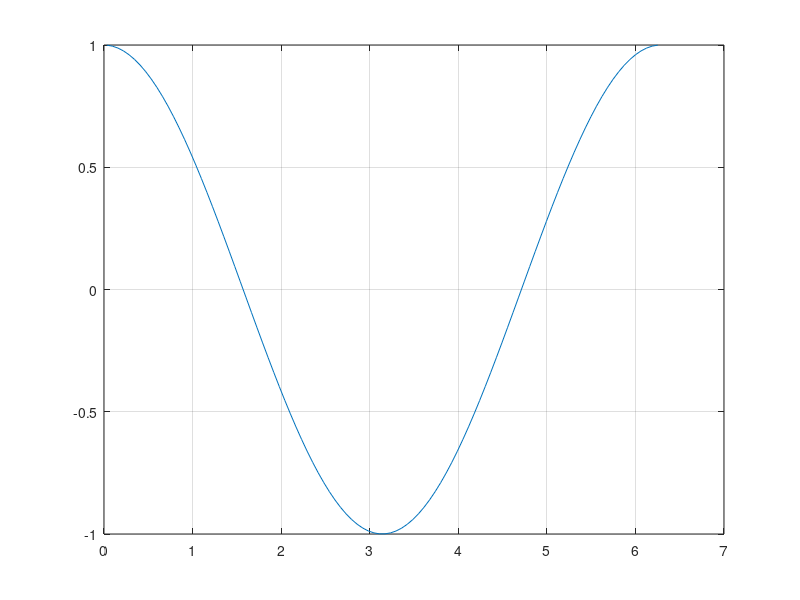

MATLAB code to generate this figure: (Note: this script raises an error after producing the figure.)
n=101;
x=linspace(0,2*pi,n);
y=sin(x);
y_prime= diff(y)./diff(x);
delta_x=x(2)-x(1);
xd=linspace(x(1)+delta_x/2, x(end)-delta_x/2, n-1);
plot(xd,y_prime);
grid on
hold on
syms sym_x
sym_y=sin(sym_x)
sym_y_prime=diff(sym_y)
fplot(sym_y_prime)